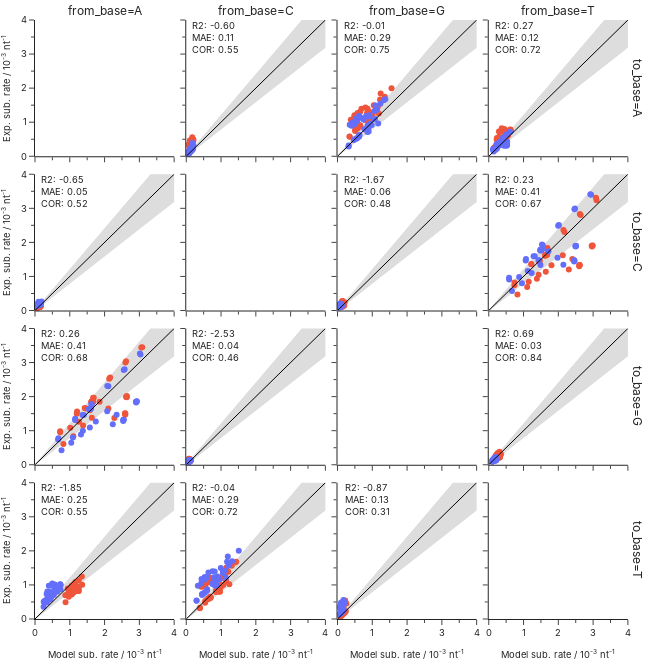

Notebook code for this chart:
### Code cell
fig = px.scatter(
    plot_data,
    x=plot_data["sim"]*1e3,
    y=plot_data["exp"]*1e3,
    color="read",
    facet_col="from_base",
    facet_row="to_base",
    category_orders={'from_base': ["A", "C", "G", "T"], 'to_base': ["A", "C", "G", "T"]},
    hover_data=['synthesis', 'GC', 'PCRC', 'Decay', 'Condition'],
)

fig.update_xaxes(
    title='Model sub. rate / 10<sup>-3</sup> nt<sup>-1</sup>',
    row=1,
)
fig.update_xaxes(
    range=[0, 4],
    dtick=1,
    minor_ticks="outside", 
    minor_dtick=0.5,
    title_font_family="Inter",
    title_font_size=28/3, 
    tickfont_size=28/3
)

fig.update_yaxes(
    title='Exp. sub. rate / 10<sup>-3</sup> nt<sup>-1</sup>',
    col=1
)
fig.update_yaxes(
    range=[0, 4],
    dtick=1,
    minor_ticks="outside", 
    minor_dtick=0.5,
    title_font_family="Inter",
    title_font_size=28/3, 
    tickfont_size=28/3,
)

for i in range(4):
    for j in range(4):
        if i == 3-j: continue
        fig.add_trace(
            pg.Scatter(
                x=np.linspace(0, 10), 
                y=1.2*np.linspace(0, 10),
                line_color="#dddddd",
                line_width=1,
                fill='tonexty', 
                fillcolor="#dddddd",
            ), row=i+1, col=j+1
        )
        fig.add_trace(
            pg.Scatter(
                x=np.linspace(0, 10), 
                y=0.8*np.linspace(0, 10),
                line_color="#dddddd",
                line_width=1,
            ), row=i+1, col=j+1
        )

fig.data = fig.data[::-1]

ix2base = ["A", "C", "G", "T"]
for i in range(4):
    for j in range(4):
        if i == 3-j: continue
        fig.add_trace(
            pg.Scatter(
                x=np.linspace(0, 10), 
                y=np.linspace(0, 10),
                line_color="#000000",
                line_width=1,
            ), row=i+1, col=j+1
        )

        window = plot_data.loc[(plot_data.to_base == ix2base[3-i]) & (plot_data.from_base == ix2base[j])]
        fig.add_annotation(
            x=0.85, y=3.5,
            text=f"R2: {sklearn.metrics.r2_score(window['exp'], window['sim']):0.2f}<br>MAE: {1e3*sklearn.metrics.mean_absolute_error(window['exp'], window['sim']):0.2f}<br>COR: {scipy.stats.pearsonr(window['exp'], window['sim'])[0]:0.2f}",
            showarrow=False,
            align="left",
            font_family="Inter",
            font_size=28/3, 
            row=i+1, col=j+1
        )

fig.update_layout(
    template='simple_white',
    height=660,
    width=660,
    showlegend=False,
    margin=dict(l=0, r=20, t=20, b=0),
    font_family="Inter",
    legend_font_size=28/3,
)

fig.show()
fig.write_image("comparison_substitutions.svg")
